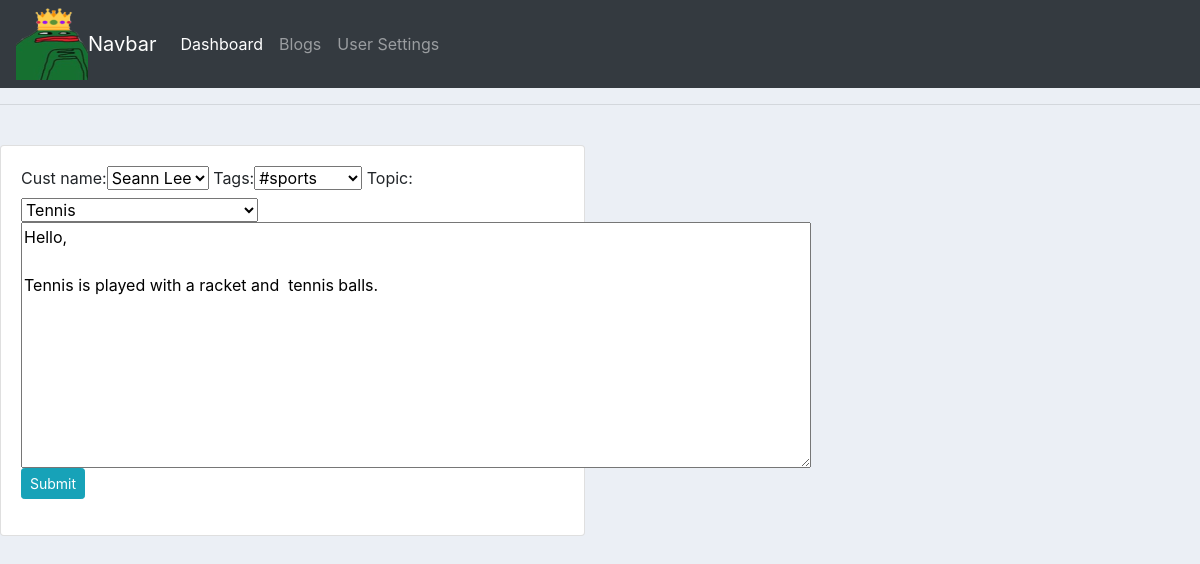
Screenshot of /update_post/1/ with the database file from the repository.
### Userlog/models.py (models this page shows, shortened)
class Entry(models.Model):
    cust_name = models.ForeignKey(customer, null= True, on_delete=models.SET_NULL, related_name="entries")
    tags = models.ForeignKey(Tag, null = True, on_delete=models.CASCADE)
    topic = models.ForeignKey(UserTopic, null = True, on_delete=models.CASCADE)
    text = models.TextField()
    date_added = models.DateTimeField(auto_now_add=True)

class UserTopic(models.Model):
    text = models.CharField(max_length=120, null =True) #we want to display characters with max 250
    date_added = models.DateTimeField(auto_now_add=True, null=True ) #allows realtime accuracy upon upload
    def __str__(self):
        return self.text

### Userlog/views.py (the view)
# urls.py: path('update_post/<str:pk>/',views.update_post, name = "update_post"),
def update_post(request, pk):
    entry = Entry.objects.get(id=pk)
    entry_form = EntryForm(instance=entry)
    if request.method == "POST":
        entry_form = EntryForm(request.POST,instance=entry )
        if entry_form.is_valid():
            entry_form.save()
            return redirect('/')
    context ={
        'entry_form':entry_form
    }
    return render(request, 'user_log/new_post.html', context)

### Userlog/forms.py
class EntryForm(forms.ModelForm):
     class Meta:
        model = Entry
        fields = '__all__'
        labels = {'text': ''}
        widgets = {'text': forms.Textarea(attrs={'cols': 75})}

### Userlog/models.py (called while the page is built)
    def __str__(self):
        return self.name

    def __str__(self):
        return self.tag_name

### Userlog/templates/user_log/new_post.html (shortened to what this page needs)
{% include 'user_log/main.html' %}
{% load static %}
{% block content %}
<div class = "row">
    <div class ="col-md-6">
        <div class ="card card-body">
            <form action="" method = "POST">
                    {{entry_form}}
                <input class="btn btn-sm btn-info" type="submit" name="Submit">
            </form>
         </div>
    </div>
</div>
{% endblock %}

### static/css/main.css (style rules this page uses)
body { background-color: #ebeff5; }

### rows the page displays
Entry: cust_name "Seann Lee", tags "#sports", topic "Tennis"
UserTopic: text "Hello, Tennis is played with a racket and tennis balls."
